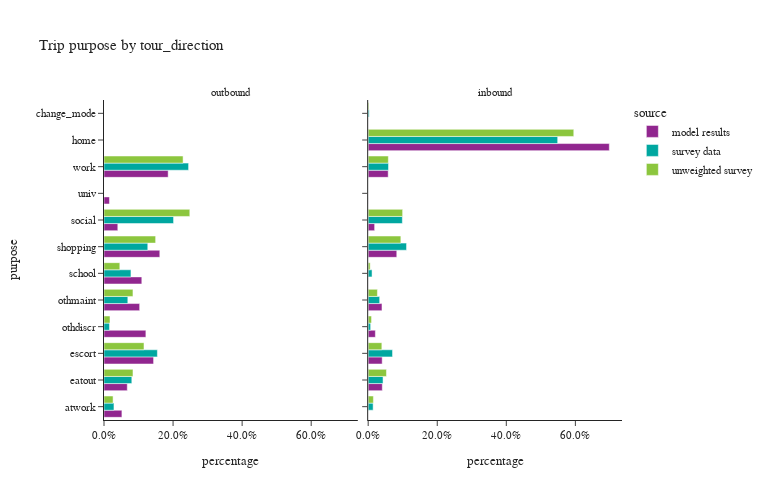

Notebook source saved alongside this figure:
### Code cell
df_plot = trip_data.groupby(['source','tour_direction','purpose'])['trip_weight'].sum().reset_index()
df_plot['percentage'] = df_plot.groupby(['source','tour_direction'], group_keys=False)['trip_weight']. \
    apply(lambda x: x / float(x.sum()))

fig = px.bar(df_plot,
             x="percentage", y="purpose", color="source",barmode="group",
             facet_col='tour_direction', facet_col_wrap=2, orientation='h',
             category_orders={"tour_direction": ["outbound", "inbound"]},
             title="Trip purpose by " + 'tour_direction')
fig.for_each_annotation(lambda a: a.update(text = a.text.split("=")[-1]))
fig.update_layout(height=500, width=770)
fig.for_each_xaxis(lambda a: a.update(tickformat = ".1%"))
fig.update_yaxes()
fig.show()

### Figure 1 — Plotly figure (JSON) as saved in the notebook; plotly's stock layout.template omitted (floating-point values rounded to 4 significant figures)
{"data": [{"alignmentgroup": "True", "hovertemplate": "source=model results<br>tour_direction=outbound<br>percentage=%{x}<br>purpose=%{y}<extra></extra>", "legendgroup": "model results", "marker": {"color": "#91268F", "pattern": {"shape": ""}}, "name": "model results", "offsetgroup": "model results", "orientation": "h", "showlegend": true, "textposition": "auto", "x": [0.05185, 0.06741, 0.1436, 0.1213, 0.1032, 0.1095, 0.1616, 0.03996, 0.01581, 0.1858], "xaxis": "x", "y": ["atwork", "eatout", "escort", "othdiscr", "othmaint", "school", "shopping", "social", "univ", "work"], "yaxis": "y", "type": "bar"}, {"alignmentgroup": "True", "hovertemplate": "source=model results<br>tour_direction=inbound<br>percentage=%{x}<br>purpose=%{y}<extra></extra>", "legendgroup": "model results", "marker": {"color": "#91268F", "pattern": {"shape": ""}}, "name": "model results", "offsetgroup": "model results", "orientation": "h", "showlegend": false, "textposition": "auto", "x": [0.04088, 0.04056, 0.6983, 0.02081, 0.03997, 0.08278, 0.01869, 0.0001199, 0.05794], "xaxis": "x2", "y": ["eatout", "escort", "home", "othdiscr", "othmaint", "shopping", "social", "univ", "work"], "yaxis": "y2", "type": "bar"}, {"alignmentgroup": "True", "hovertemplate": "source=survey data<br>tour_direction=outbound<br>percentage=%{x}<br>purpose=%{y}<extra></extra>", "legendgroup": "survey data", "marker": {"color": "#00A7A0", "pattern": {"shape": ""}}, "name": "survey data", "offsetgroup": "survey data", "orientation": "h", "showlegend": true, "textposition": "auto", "x": [0.02884, 0.08057, 0.1546, 0.01581, 0.06898, 0.07804, 0.1268, 0.2014, 0.2449], "xaxis": "x", "y": ["atwork", "eatout", "escort", "othdiscr", "othmaint", "school", "shopping", "social", "work"], "yaxis": "y", "type": "bar"}, {"alignmentgroup": "True", "hovertemplate": "source=survey data<br>tour_direction=inbound<br>percentage=%{x}<br>purpose=%{y}<extra></extra>", "legendgroup": "survey data", "marker": {"color": "#00A7A0", "pattern": {"shape": ""}}, "name": "survey data", "offsetgroup": "survey data", "orientation": "h", "showlegend": false, "textposition": "auto", "x": [0.01433, 0.002854, 0.04302, 0.07051, 0.5488, 0.007147, 0.03325, 0.01122, 0.1111, 0.09894, 0.05888], "xaxis": "x2", "y": ["atwork", "change_mode", "eatout", "escort", "home", "othdiscr", "othmaint", "school", "shopping", "social", "work"], "yaxis": "y2", "type": "bar"}, {"alignmentgroup": "True", "hovertemplate": "source=unweighted survey<br>tour_direction=outbound<br>percentage=%{x}<br>purpose=%{y}<extra></extra>", "legendgroup": "unweighted survey", "marker": {"color": "#8CC63E", "pattern": {"shape": ""}}, "name": "unweighted survey", "offsetgroup": "unweighted survey", "orientation": "h", "showlegend": true, "textposition": "auto", "x": [0.02628, 0.08393, 0.1158, 0.01737, 0.08387, 0.0458, 0.1495, 0.2485, 0.229], "xaxis": "x", "y": ["atwork", "eatout", "escort", "othdiscr", "othmaint", "school", "shopping", "social", "work"], "yaxis": "y", "type": "bar"}, {"alignmentgroup": "True", "hovertemplate": "source=unweighted survey<br>tour_direction=inbound<br>percentage=%{x}<br>purpose=%{y}<extra></extra>", "legendgroup": "unweighted survey", "marker": {"color": "#8CC63E", "pattern": {"shape": ""}}, "name": "unweighted survey", "offsetgroup": "unweighted survey", "orientation": "h", "showlegend": false, "textposition": "auto", "x": [0.01508, 0.00212, 0.05294, 0.0396, 0.5953, 0.009731, 0.02669, 0.005781, 0.09461, 0.09977, 0.05834], "xaxis": "x2", "y": ["atwork", "change_mode", "eatout", "escort", "home", "othdiscr", "othmaint", "school", "shopping", "social", "work"], "yaxis": "y2", "type": "bar"}], "layout": {"xaxis": {"anchor": "y", "domain": [0.0, 0.49], "title": {"text": "percentage"}, "tickformat": ".1%"}, "yaxis": {"anchor": "x", "domain": [0.0, 1.0], "title": {"text": "purpose"}}, "xaxis2": {"anchor": "y2", "domain": [0.51, 1.0], "matches": "x", "title": {"text": "percentage"}, "tickformat": ".1%"}, "yaxis2": {"anchor": "x2", "domain": [0.0, 1.0], "matches": "y", "showticklabels": false}, "annotations": [{"font": {}, "showarrow": false, "text": "outbound", "x": 0.245, "xanchor": "center", "xref": "paper", "y": 1.0, "yanchor": "bottom", "yref": "paper"}, {"font": {}, "showarrow": false, "text": "inbound", "x": 0.755, "xanchor": "center", "xref": "paper", "y": 1.0, "yanchor": "bottom", "yref": "paper"}], "legend": {"title": {"text": "source"}, "tracegroupgap": 0}, "title": {"text": "Trip purpose by tour_direction"}, "barmode": "group", "height": 500, "width": 770}}
